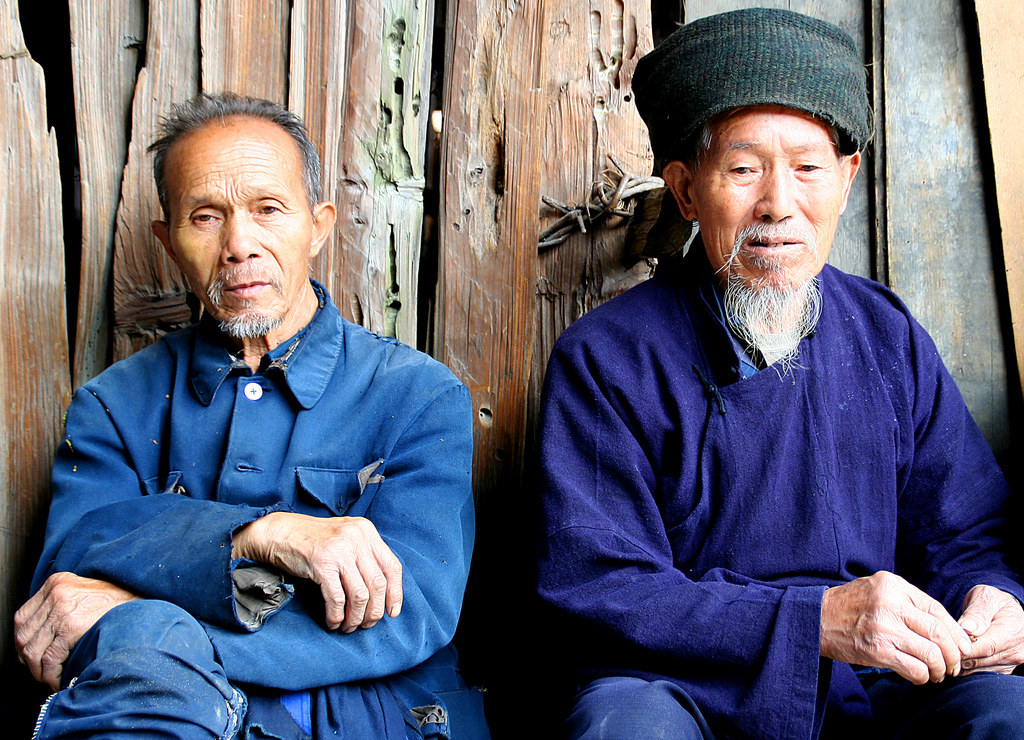
#> input picture T1.jpg, 1024 x 740 px
$ python FaceDetection.py
#> lines starting #> are read from the running program, lines starting #| are printed output that depends on the picture; after the words box and inside, x2 and y2 are one past the last pixel; in counts of white or black regions, pixels touching at a corner belong together
import cv2
#imorted Computer Vision for Python
#CV-Python is just a wrapper for original Computer Vision
from tkinter import filedialog
# tkinter lib is used to allow the user to select an image file

path=filedialog.askopenfilename(initialdir="/", title="Select Image",filetypes=(("JPEG",".jpg"),("all files","*.*")))
#> the answer given: T1.jpg
# path var stores the file path selected by user
Bot=cv2.CascadeClassifier("haarcascade_frontalface_default.xml")
#Creating a classifier to train on haarcascade frontal face default to detect faces in images

Test=cv2.imread(path,1)
#> Test is the input picture: shape (740, 1024, 3); mean B, G, R 117.9, 100.4, 98.9
#

Test_grey=cv2.cvtColor(Test,cv2.COLOR_BGR2GRAY)
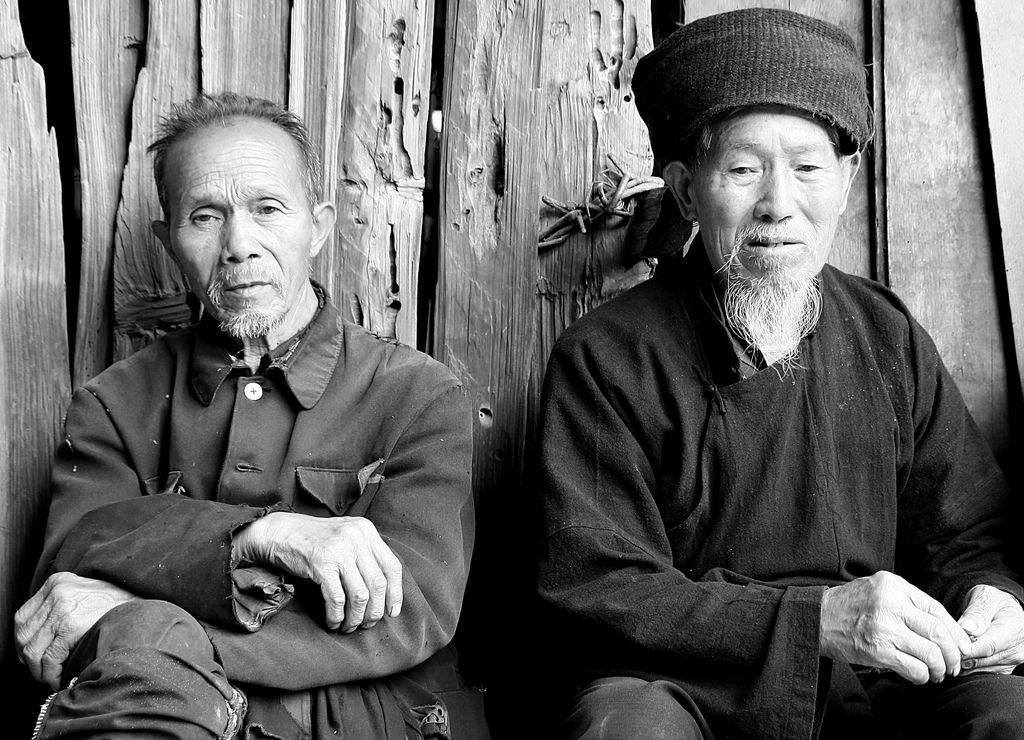
#> Test_grey: shape (740, 1024); min 0, max 255, mean 101.9
Results=Bot.detectMultiScale(Test_grey,scaleFactor=1.2,minNeighbors=5)
#> Results = [[682, 91, 187, 187], [152, 141, 176, 176]]

for a,b,c,d in Results:
	Test=cv2.rectangle(Test,(a,b),(a+c,b+d),(0,255,0),3)
#> this loop made 2 passes
#> pass 1, `Test=cv2.rectangle(Test,(a,b),(a+c,b+d),(0,255,0),3)`:
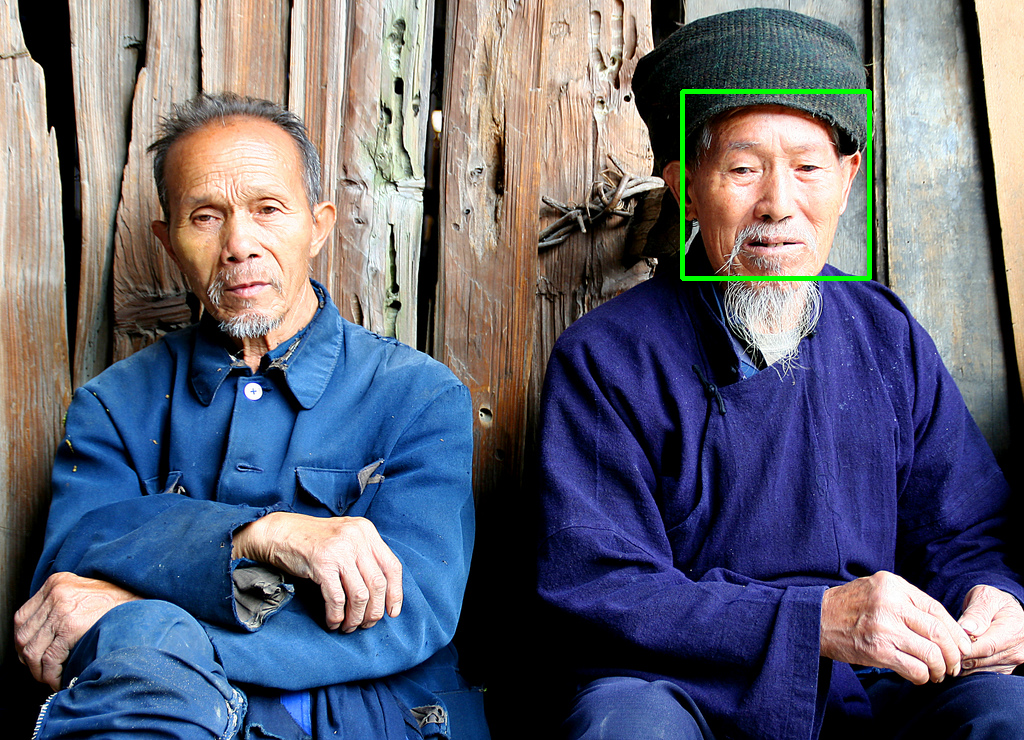
#> Test: shape (740, 1024, 3); 0.49% of pixels changed, all inside (x1, y1, x2, y2) = (680, 89, 872, 281)
#> pass 2, `Test=cv2.rectangle(Test,(a,b),(a+c,b+d),(0,255,0),3)`:
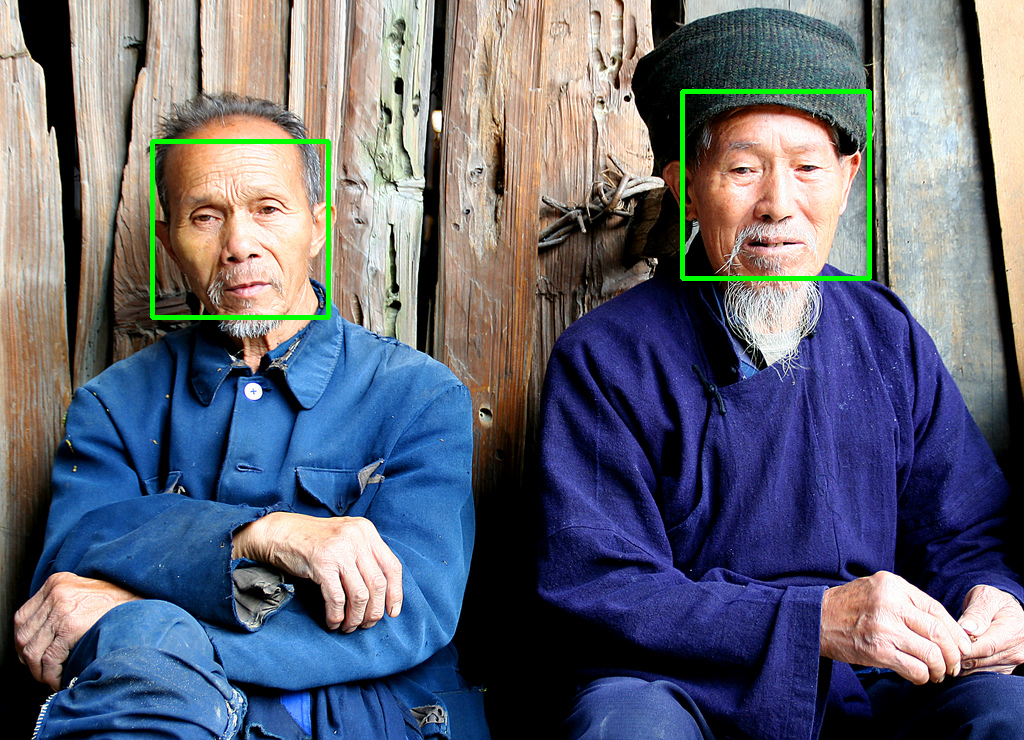
#> Test: shape (740, 1024, 3); 0.46% of pixels changed, all inside (x1, y1, x2, y2) = (150, 139, 331, 320)

Resized_Result=cv2.resize(Test,(int(Test.shape[1]/2),int(Test.shape[0]/2)))
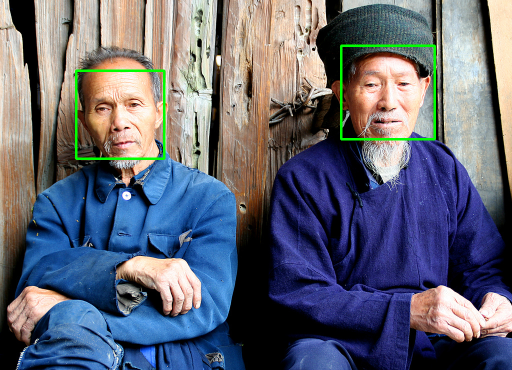
#> Resized_Result: shape (370, 512, 3); mean B, G, R 117.2, 102, 98
cv2.imshow("Final",Resized_Result)
cv2.waitKey(0)
cv2.destroyAllWindows()

$ run again, on T3.jpg
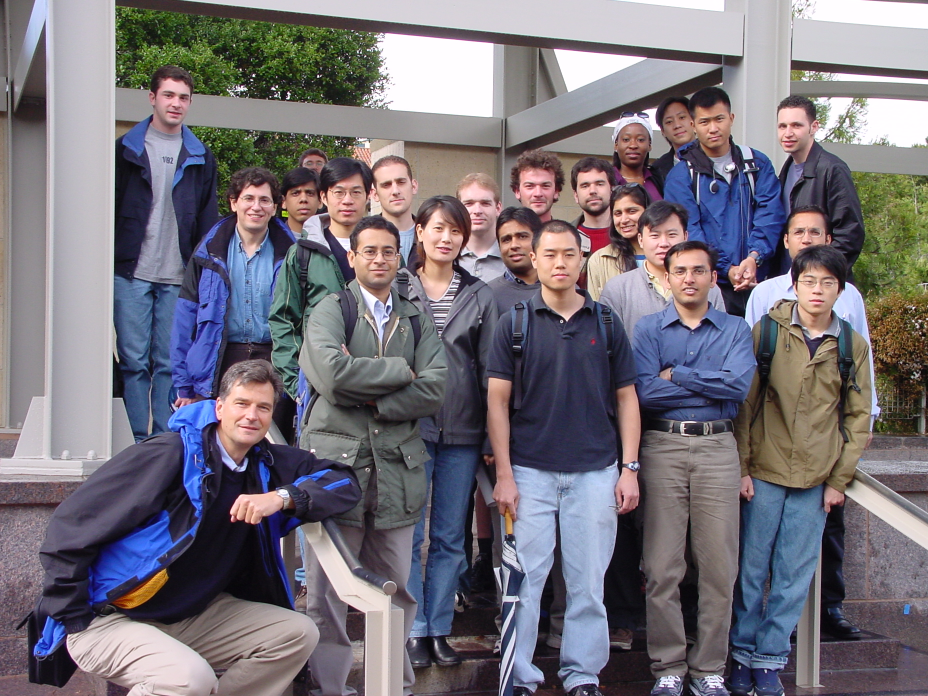
#> input picture T3.jpg, 1856 x 1392 px (shown at 1/2 size)
#> Test is the input picture: shape (1392, 1856, 3); mean B, G, R 121.2, 112.4, 117.4
#> `Test_grey=cv2.cvtColor(Test,cv2.COLOR_BGR2GRAY)`:
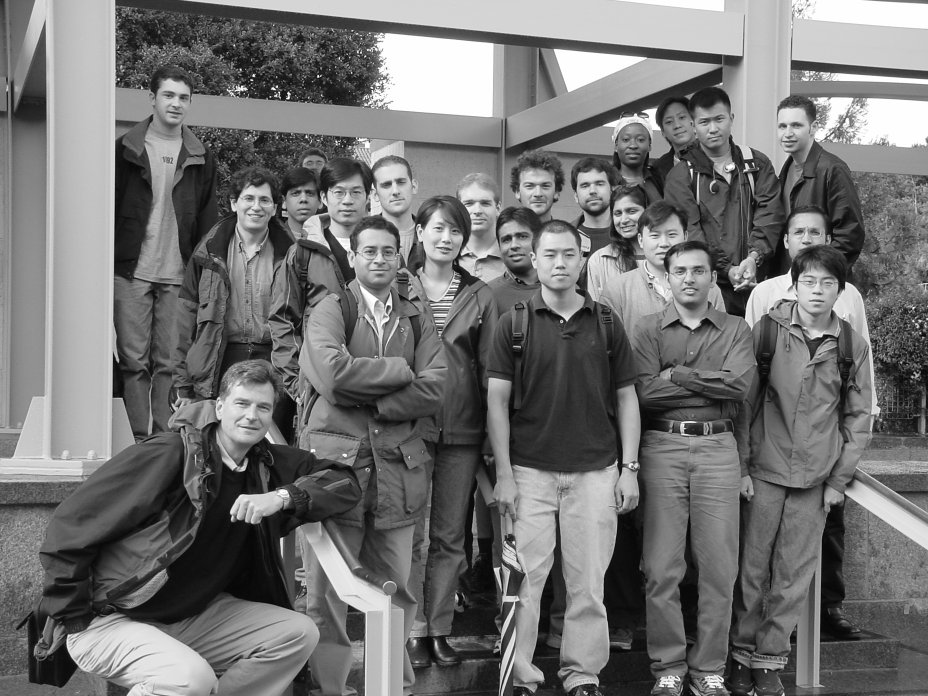
#> Test_grey: shape (1392, 1856) (shown at 1/2 size); min 0, max 255, mean 114.9
#> Results = 22 rows, first 6: [570, 358, 72, 72], [1318, 210, 72, 72], [1538, 219, 85, 85], [1231, 251, 72, 72], [741, 330, 96, 96], [1144, 335, 85, 85]
#> the loop `for a,b,c,d in Results:` made 22 passes
#> `Resized_Result=cv2.resize(Test,(int(Test.shape[1]/2),int(Test.shape[0]..`:
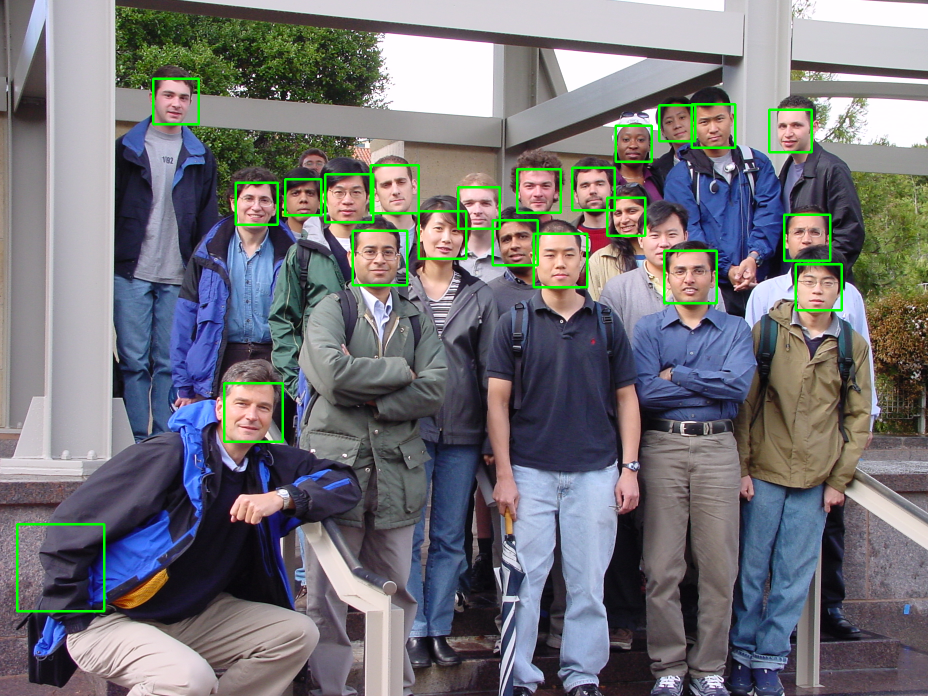
#> Resized_Result: shape (696, 928, 3); mean B, G, R 119.7, 114.9, 115.5

$ run again, on T4.bmp
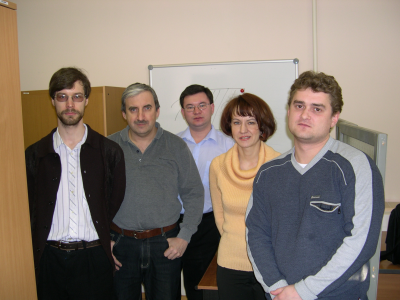
#> input picture T4.bmp, 400 x 300 px
#> Test is the input picture: shape (300, 400, 3); mean B, G, R 111.7, 121.6, 133.6
#> `Test_grey=cv2.cvtColor(Test,cv2.COLOR_BGR2GRAY)`:
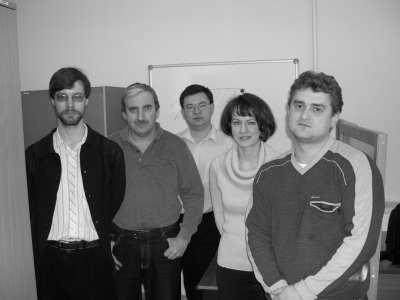
#> Test_grey: shape (300, 400); min 2, max 243, mean 124.1
#> Results = [[180, 94, 34, 34], [48, 81, 44, 44], [117, 90, 48, 48], [280, 87, 55, 55]]
#> the loop `for a,b,c,d in Results:` made 4 passes
#> `Resized_Result=cv2.resize(Test,(int(Test.shape[1]/2),int(Test.shape[0]..`:
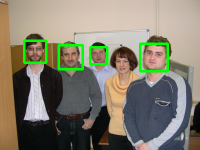
#> Resized_Result: shape (150, 200, 3); mean B, G, R 108.8, 125.8, 129.6
